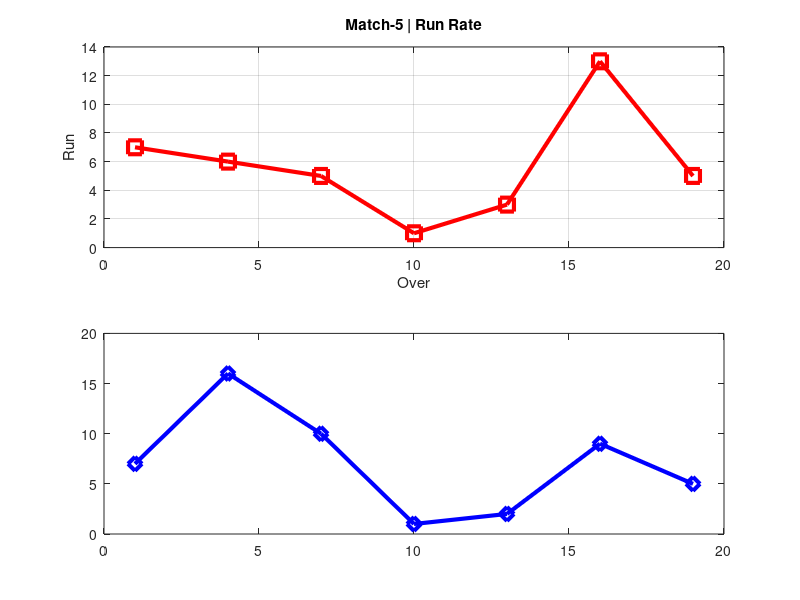

This chart was generated by the following MATLAB code:
%Data Visualization
%Plotting Data

A= [ 1 :3:20 ]
B = [ 7 6 5 1 3 13 5 ]
C = [ 7 16 10 1 2 9 5 ]


figure
subplot(2,1,1)
plot(A,B,'-sr','Linewidth',3, 'Markersize',10)
xlabel('Over')
ylabel('Run')
title('Match-5 | Run Rate')
grid on

subplot(2,1,2)
plot(A,C,'-db','Linewidth',3, 'Markersize',10)

